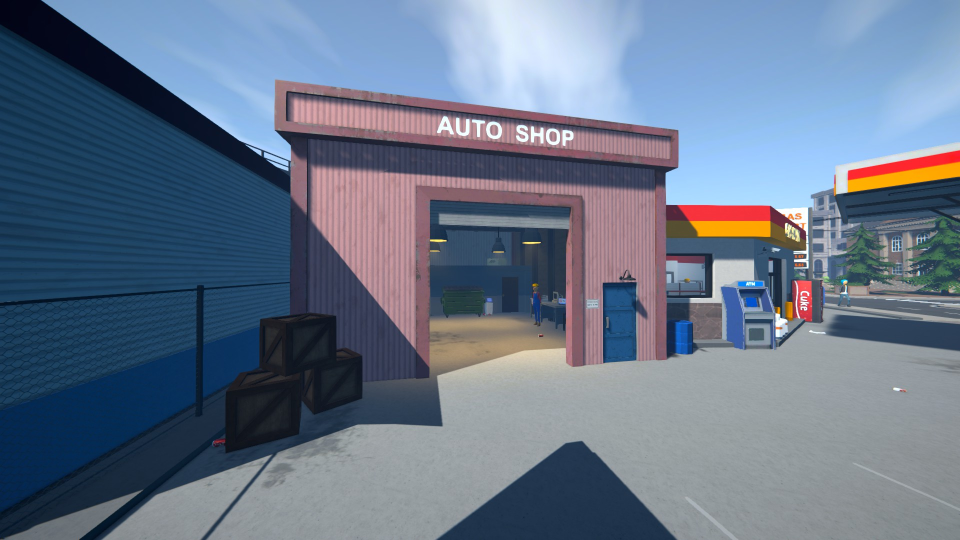
#> input picture Resources/WhiteboardListing/input_images/autoshop.jpg, 1920 x 1080 px (shown at 1/2 size); its folder holds 4 pictures in this run
$ python image.py
#> lines starting #> are read from the running program, lines starting #| are printed output that depends on the picture
import os
from PIL import Image

# Target size (exact, will stretch)
WIDTH = 512
HEIGHT = 294

INPUT_DIR = "input_images"
OUTPUT_DIR = "output_images"

os.makedirs(OUTPUT_DIR, exist_ok=True)

def resize_image(input_path, output_path):
#> called with input_path = 'input_images/autoshop.jpg', output_path = 'output_images/autoshop.jpg'
    with Image.open(input_path) as img:
        # Convert to RGB to avoid issues with PNG transparency / modes
#> img is the input picture: PIL image 1920x1080 RGB; mean R, G, B 103.2, 117.3, 137.6
        img = img.convert("RGB")

        # Resize with stretching (no aspect ratio preservation)
        resized = img.resize((WIDTH, HEIGHT), Image.LANCZOS)
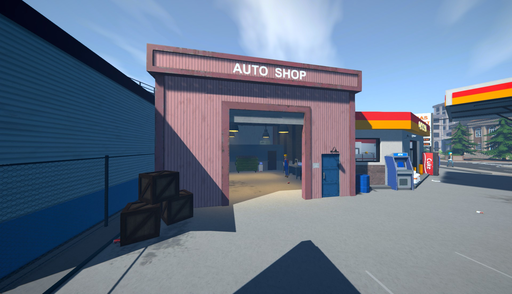
#> resized: PIL image 512x294 RGB; mean R, G, B 103.2, 117.3, 137.6

        resized.save(output_path)

def process_directory():
    for filename in os.listdir(INPUT_DIR):
        if filename.lower().endswith((".png", ".jpg", ".jpeg", ".webp", ".bmp", ".gif")):
            input_path = os.path.join(INPUT_DIR, filename)
            output_path = os.path.join(OUTPUT_DIR, filename)

            try:
                resize_image(input_path, output_path)
                print(f"Processed: {filename}")
            except Exception as e:
                print(f"Failed: {filename} -> {e}")
#> pass 2 of the loop in process_directory, `for filename in os.listdir(INPUT_DIR):`:
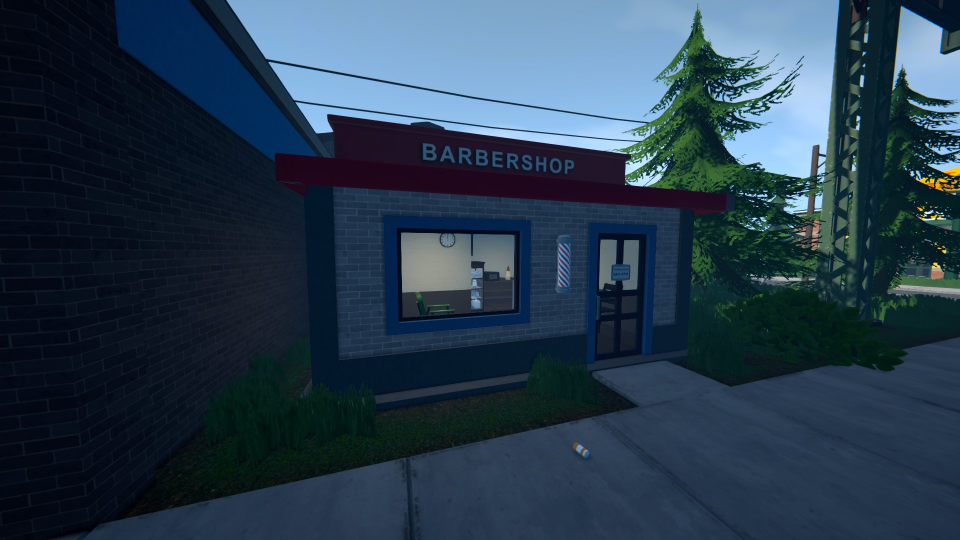
#> input picture Resources/WhiteboardListing/input_images/barbershop.jpg, 1920 x 1080 px (shown at 1/2 size)
#> in resize_image, img is the input picture: PIL image 1920x1080 RGB; mean R, G, B 39.9, 60, 77.4
#> in resize_image (call 2), `resized = img.resize((WIDTH, HEIGHT), Image.LANCZOS)`:
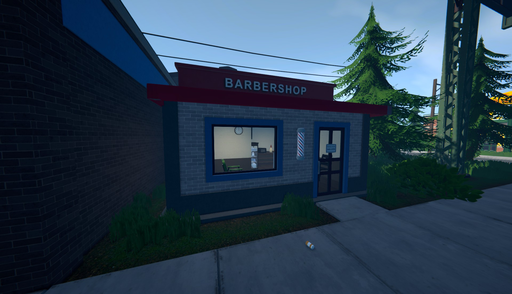
#> resized: PIL image 512x294 RGB; mean R, G, B 40, 60, 77.3
#> pass 3 of the loop in process_directory, `for filename in os.listdir(INPUT_DIR):`:
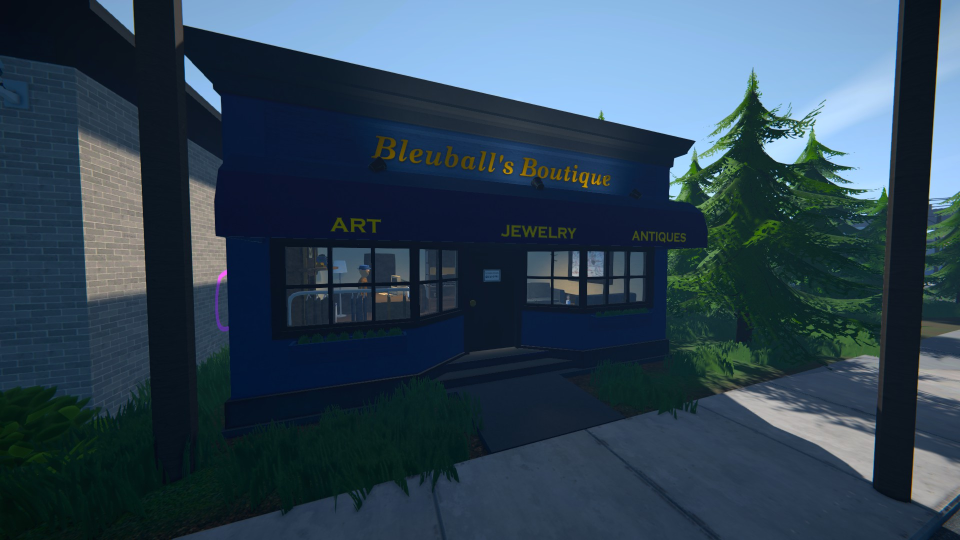
#> input picture Resources/WhiteboardListing/input_images/bleuball_boutique.jpg, 1920 x 1080 px (shown at 1/2 size)
#> in resize_image, img is the input picture: PIL image 1920x1080 RGB; mean R, G, B 48.2, 68.8, 84.8
#> in resize_image (call 3), `resized = img.resize((WIDTH, HEIGHT), Image.LANCZOS)`:
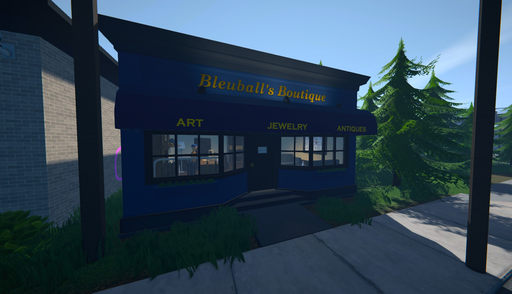
#> resized: PIL image 512x294 RGB; mean R, G, B 48.2, 68.8, 84.8
#> the loop made 4 passes; the first 3 are shown

if __name__ == "__main__":
    process_directory()
